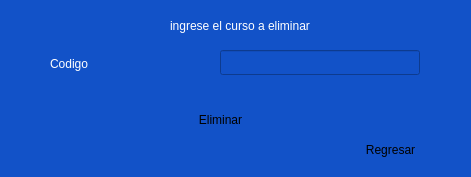
<?xml version="1.0" encoding="UTF-8"?>
<ui version="4.0">
 <class>MainWindow</class>
 <widget class="QMainWindow" name="MainWindow">
  <property name="geometry">
   <rect>
    <x>0</x>
    <y>0</y>
    <width>471</width>
    <height>177</height>
   </rect>
  </property>
  <property name="minimumSize">
   <size>
    <width>471</width>
    <height>177</height>
   </size>
  </property>
  <property name="maximumSize">
   <size>
    <width>471</width>
    <height>177</height>
   </size>
  </property>
  <property name="windowTitle">
   <string>Eliminar Curso</string>
  </property>
  <property name="styleSheet">
   <string notr="true">background-color: rgb(18, 82, 200);</string>
  </property>
  <widget class="QWidget" name="centralwidget">
   <widget class="QPushButton" name="bt_regresar">
    <property name="geometry">
     <rect>
      <x>320</x>
      <y>130</y>
      <width>141</width>
      <height>40</height>
     </rect>
    </property>
    <property name="minimumSize">
     <size>
      <width>100</width>
      <height>40</height>
     </size>
    </property>
    <property name="styleSheet">
     <string notr="true">QPushButton{
background-color: rgb(18, 82, 200);
border-top-left-radius: 20px;
border-bottom-left-radius: 20px;

font: 75 11pt &quot;Arial Black&quot;;
	
}

QPushButton:hover{
background-color: white;
border-top-left-radius: 20px;
border-bottom-left-radius: 20px;

font: 75 11pt &quot;Arial Black&quot;;
}</string>
    </property>
    <property name="text">
     <string>Regresar</string>
    </property>
    <property name="icon">
     <iconset>
      <normaloff>pngfind.com-back-png-1934895.png</normaloff>pngfind.com-back-png-1934895.png</iconset>
    </property>
    <property name="iconSize">
     <size>
      <width>32</width>
      <height>32</height>
     </size>
    </property>
   </widget>
   <widget class="QLabel" name="label">
    <property name="geometry">
     <rect>
      <x>50</x>
      <y>50</y>
      <width>150</width>
      <height>28</height>
     </rect>
    </property>
    <property name="minimumSize">
     <size>
      <width>150</width>
      <height>28</height>
     </size>
    </property>
    <property name="maximumSize">
     <size>
      <width>150</width>
      <height>28</height>
     </size>
    </property>
    <property name="styleSheet">
     <string notr="true">color: rgb(255, 255, 255);

font: 75 12pt &quot;Arial Black&quot;;</string>
    </property>
    <property name="text">
     <string>Codigo</string>
    </property>
   </widget>
   <widget class="QLineEdit" name="lineEdit_codigo">
    <property name="geometry">
     <rect>
      <x>220</x>
      <y>50</y>
      <width>200</width>
      <height>25</height>
     </rect>
    </property>
    <property name="minimumSize">
     <size>
      <width>200</width>
      <height>25</height>
     </size>
    </property>
    <property name="styleSheet">
     <string notr="true">color: rgb(255, 255, 255);

font: 75 12pt &quot;Arial&quot;;</string>
    </property>
    <property name="text">
     <string/>
    </property>
   </widget>
   <widget class="QLabel" name="label_2">
    <property name="geometry">
     <rect>
      <x>40</x>
      <y>10</y>
      <width>400</width>
      <height>32</height>
     </rect>
    </property>
    <property name="minimumSize">
     <size>
      <width>400</width>
      <height>32</height>
     </size>
    </property>
    <property name="maximumSize">
     <size>
      <width>200</width>
      <height>30</height>
     </size>
    </property>
    <property name="styleSheet">
     <string notr="true">color: rgb(255, 255, 255);

font: 75 12pt &quot;Arial Black&quot;;</string>
    </property>
    <property name="text">
     <string>ingrese el curso a eliminar</string>
    </property>
    <property name="alignment">
     <set>Qt::AlignCenter</set>
    </property>
   </widget>
   <widget class="QPushButton" name="btn_eliminar">
    <property name="geometry">
     <rect>
      <x>150</x>
      <y>100</y>
      <width>141</width>
      <height>40</height>
     </rect>
    </property>
    <property name="minimumSize">
     <size>
      <width>100</width>
      <height>40</height>
     </size>
    </property>
    <property name="styleSheet">
     <string notr="true">QPushButton{
background-color: rgb(18, 82, 200);
border-top-left-radius: 20px;
border-bottom-left-radius: 20px;

font: 75 11pt &quot;Arial Black&quot;;
	
}

QPushButton:hover{
background-color: white;
border-top-left-radius: 20px;
border-bottom-left-radius: 20px;

font: 75 11pt &quot;Arial Black&quot;;
}</string>
    </property>
    <property name="text">
     <string>Eliminar</string>
    </property>
    <property name="icon">
     <iconset>
      <normaloff>1492790846-9cancel_84247.png</normaloff>1492790846-9cancel_84247.png</iconset>
    </property>
    <property name="iconSize">
     <size>
      <width>32</width>
      <height>32</height>
     </size>
    </property>
   </widget>
  </widget>
 </widget>
 <resources/>
 <connections/>
</ui>
